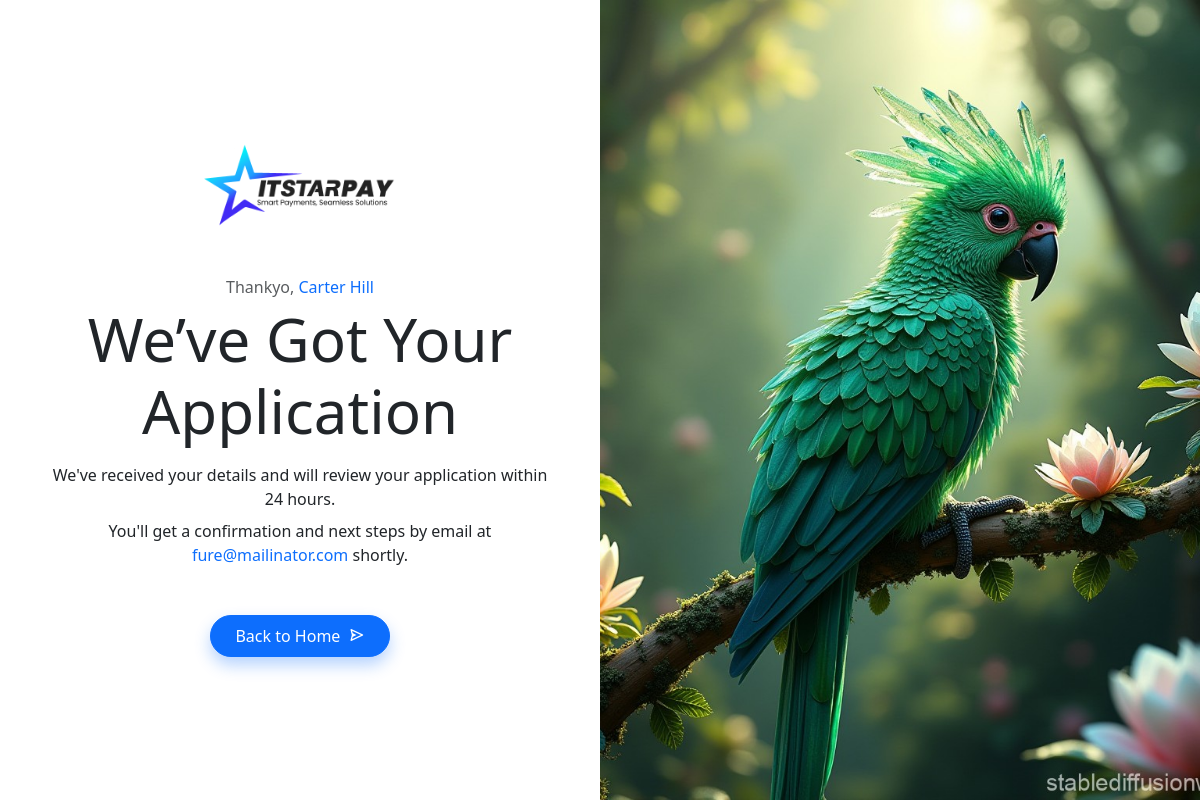
The page /thankyou.php?id=482732 on the database its author committed.
### tables this page shows
CREATE TABLE `business_applications` (
  `id` int(11) NOT NULL,
  `entity` varchar(100) DEFAULT NULL,
  `doi` date DEFAULT NULL,
  `nob` varchar(100) DEFAULT NULL,
  `businesscategory` varchar(100) DEFAULT NULL,
  `businesssubcategory` varchar(100) DEFAULT NULL,
  `gstin` varchar(15) DEFAULT NULL,
  `pan` varchar(10) DEFAULT NULL,
  `registeredbsuiness` text DEFAULT NULL,
  `operatingaddress` text DEFAULT NULL,
  `url` varchar(255) DEFAULT NULL,
  `businessnumber` varchar(15) DEFAULT NULL,
  `alternnumber` varchar(15) DEFAULT NULL,
  `supportemail` varchar(100) DEFAULT NULL,
  `fullname` varchar(100) DEFAULT NULL,
  `designation` varchar(100) DEFAULT NULL,
  `number` varchar(15) DEFAULT NULL,
  `personalemail` varchar(100) DEFAULT NULL,
  `aadhaarnumber` varchar(12) DEFAULT NULL,
  `pannumber` varchar(10) DEFAULT NULL,
  `fullnameadn` varchar(100) DEFAULT NULL,
  `designationadn` varchar(100) DEFAULT NULL,
  `numberadn` varchar(15) DEFAULT NULL,
  `personalemailadn` varchar(100) DEFAULT NULL,
  `aadhaarnumberadn` varchar(12) DEFAULT NULL,
  `pannumberadn` varchar(10) DEFAULT NULL,
  `totalvolume` varchar(50) DEFAULT NULL,
  `numberofusers` varchar(50) DEFAULT NULL,
  `sixmonthprojectionamount` varchar(50) DEFAULT NULL,
  `sixmonthprojectionuser` varchar(50) DEFAULT NULL,
  `numoftransactions` varchar(50) DEFAULT NULL,
  `disbursedamount` varchar(50) DEFAULT NULL,
  `mintransaction` varchar(50) DEFAULT NULL,
  `maxtransaction` varchar(50) DEFAULT NULL,
  `thresholdlimit` varchar(50) DEFAULT NULL,
  `created_at` timestamp NOT NULL DEFAULT current_timestamp(),
  `businessname` varchar(255) DEFAULT NULL,
  `applicantname` varchar(255) DEFAULT NULL,
  `accountname` varchar(100) DEFAULT NULL,
  `bankname` varchar(100) DEFAULT NULL,
  `branchname` varchar(100) DEFAULT NULL,
  `accountnumber` varchar(20) DEFAULT NULL,
  `ifsccode` varchar(25) DEFAULT NULL,
  `accounttype` varchar(20) DEFAULT NULL,
  `status` varchar(100) DEFAULT NULL,
  `coment` varchar(100) DEFAULT NULL
);

### thankyou.php (the view, shortened to what this page needs)
<?php include 'db.php';
$fullname = "Unknown";
$supportemail = "Not available";
if (isset($_GET['id']) && is_numeric($_GET['id'])) {
    $id = (int) $_GET['id'];
    $stmt = $mysqli->prepare("SELECT fullname, supportemail FROM business_applications WHERE id = ?");
    $stmt->bind_param("i", $id);
    $stmt->execute();
    $result = $stmt->get_result();
    if ($row = $result->fetch_assoc()) {
        $fullname = $row['fullname'];
        $supportemail = $row['supportemail'];
    }
}
?>
<!DOCTYPE html>
<html lang="en">
<head>
  <link href="https://cdn.jsdelivr.net/npm/bootstrap@5.3.0/dist/css/bootstrap.min.css" rel="stylesheet">
</head>
<body>
<div class="container-fluid">
  <div class="row thankyou-wrapper d-flex align-items-center">
    <div class="col-md-6 d-flex p-6 flex-column justify-content-center align-items-center text-center px-5">
      <div>
        <img src="assets/images/itstarlogo.png" alt="" width="200px" class="mb-5">
      </div>
      <p class="text-muted mb-1" >Thankyo, <span class="text-primary"><?php echo htmlspecialchars($fullname); ?></span></p>
      <h1 class="mb-3" style="font-size: 60px;">We’ve Got Your Application</h1>
      <p class="mb-2">We've received your details and will review your application within 24 hours.</p>
      <p class="mb-4">You'll get a confirmation and next steps by email at <span class="text-primary"><?php echo htmlspecialchars($supportemail); ?></span> shortly.</p>
      <a href="https://itstarpay.com/" class="btn btn-primary btn-back mt-4" style="box-shadow: 0 0.5rem 1rem rgba(13, 110, 253, 0.3); border-radius:30px;">
        Back to Home <i class="bx bx-send ms-1"></i>
      </a>
    </div>
    <div class="col-md-6 p-0 h-100">
      <div class="thankyou-img"></div>
    </div>
  </div>
</div>
<link href="https://unpkg.com/boxicons@2.1.4/css/boxicons.min.css" rel="stylesheet">
</body>
</html>

### thankyou.php (style rules this page uses)
.thankyou-wrapper { height: 100vh; }
.thankyou-img { background: url('./assets/images/parrot.jpg') no-repeat center center; background-size: cover; height: 100%; width: 100%; }
.btn-back { border-radius: 50px; padding: 0.5rem 1.5rem; font-weight: 500; box-shadow: 0 4px 10px rgba(0, 0, 0, 0.2); }

### rows shown on the page
business_applications: fullname "Carter Hill", supportemail "fure@mailinator.com"
